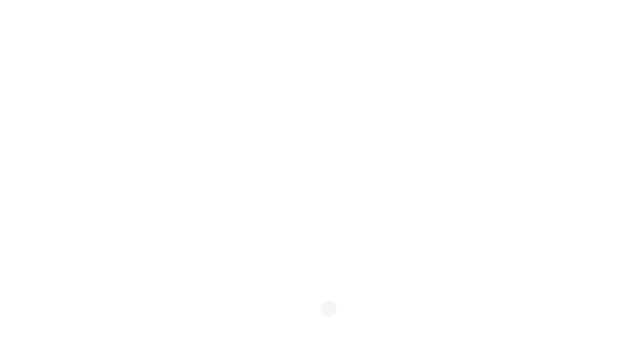
Frame 1 (no input)
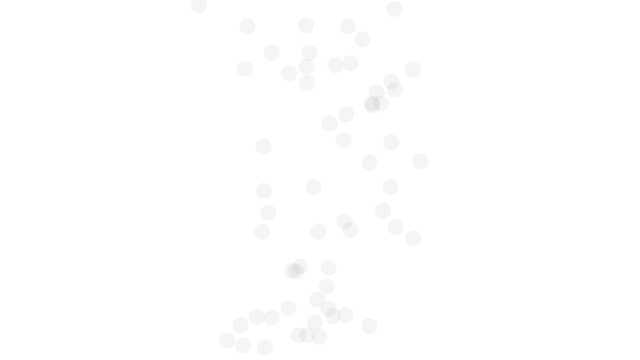
Frame 60 (the mouse pressed at the canvas centre just before this capture)
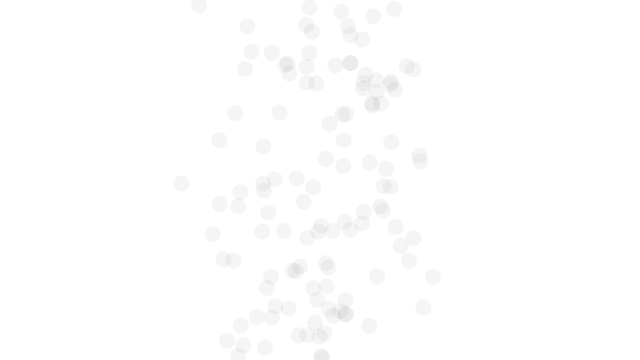
Frame 120 (the mouse held since frame 60 and released just before this capture)

The Processing sketch that drew these frames (run headless with seeded random() and noise(); from frame 60 on, the mouse is pressed at the canvas centre):

// Processing sketch: t2_4
// ── t2_4.pde
void setup() {
  size(640, 360);
  background(255);
}

void draw() {

  // Get a gaussian random number w/ mean of 0 and standard deviation of 1.0
  float xloc = randomGaussian();

  float sd = 60;                // Define a standard deviation
  float mean = width/2;         // Define a mean value (middle of the screen along the x-axis)
  xloc = ( xloc * sd ) + mean;  // Scale the gaussian random number by standard deviation and mean

  fill(0,10);
  noStroke();
  ellipse(xloc, random(0, height), 16, 16);   // Draw an ellipse at our "normal" random position
}
